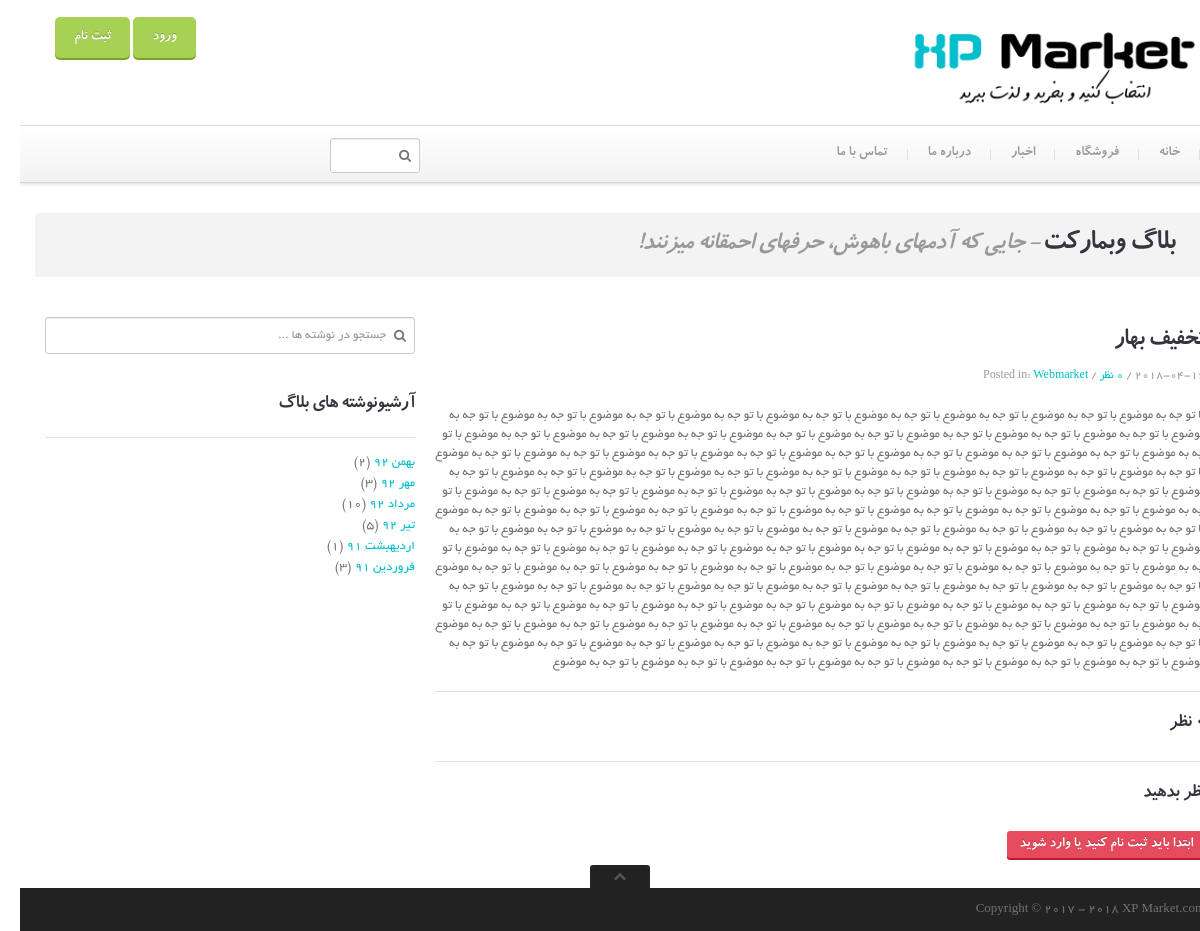
Screenshot of /blog-single.php?newsid=4 with the database file from the repository.
### tables this page shows
CREATE TABLE IF NOT EXISTS `news` (
  `id` int(11) NOT NULL AUTO_INCREMENT,
  `subject` varchar(200) NOT NULL,
  `content` text NOT NULL,
  `date` date NOT NULL,
  `time` time DEFAULT NULL,
  PRIMARY KEY (`id`)
);

### blog-single.php (the view, shortened to what this page needs)
<!DOCTYPE html>
 <html class="no-js">
  <head>
    <link href="stylesheets/bootstrap.css" rel="stylesheet">
    <link href="stylesheets/responsive.css" rel="stylesheet">
    <link rel="stylesheet" href="js/rs-plugin/css/settings.css" type="text/css"/>
    <link rel="stylesheet" href="js/jquery-ui-1.10.3/css/smoothness/jquery-ui-1.10.3.custom.min.css" type="text/css"/>
    <link rel="stylesheet" href="js/prettyphoto/css/prettyPhoto.css" type="text/css"/>
    <link href="stylesheets/main.css" rel="stylesheet">
      <link rel="stylesheet" type="text/css" href="admin/assets/js/syntaxhighlighter/styles/shCoreDefault.css"/>
  </head>
  <body class="">
    <div class="master-wrapper">
   <?php
   require("inc/header.php");
   ?>
    <div class="container">
        <div class="push-up top-equal blocks-spacer">
            <div class="row">
                <div class="span12">
                    <div class="title-area">
                        <h1 class="inline"><span class="light">بلاگ</span> وبمارکت</h1>
                        <h2 class="inline tagline">- جایی که آدمهای باهوش، حرفهای احمقانه میزنند!</h2>
                    </div>
                </div>
                <section class="span8 single single-post">
                    <?php
                    require("inc/connect.php");
                    $id=$_GET["newsid"];
                    $news="SELECT * FROM `news` WHERE id='$id'";
                    $result=mysqli_query($sql,$news);
                    if(mysqli_num_rows($result)) {
                        $row = mysqli_fetch_assoc($result);
                        $idc=$row["id"];
                        $counter="SELECT count(id) as counter from `comment_news` where news_id='$idc' and comment_news.vaziat=1";
                        $re=mysqli_query($sql,$counter);
                        $r=mysqli_fetch_assoc($re);
                        echo '<article class="post format-video">
                        <div class="post-inner">
                            <div class="post-title">
                            	<h2>' . $row["subject"] . '</h2>
                            	<div class="metadata">
                            	    ' . $row["date"] . ' /
                            	    <a href="#">'.$r["counter"].' نظر </a> /
                            	    Posted in: <a title="View all posts in aciform" href="#">Webmarket</a>
                            	</div>
                            </div>
                            <p>
                               ' . $row["content"] . '
                            </p>
                        </div>
                    </article>';
                    }
                    ?>
                    <hr />
                    <section id="comments" class="comments-container">
                        <?php
                        $counter="SELECT count(id) as counter from comment_news where news_id='$id' and comment_news.vaziat=1";
                        $res=mysqli_query($sql,$counter);
                        $row=mysqli_fetch_assoc($res);
                        echo '<h3 class="push-down-25"><span class="light">'.$row["counter"].'</span> نظر</h3>';
                        ?>
                        <hr />
                        <h3 class="push-down-25"><span class="light">نظر</span> بدهید</h3>
                        <?php
                        if($_SESSION["user"]==true) {
                            echo '<form id="commentform" name="commentform" method="POST" action="inc/send_commentn.php?userid='.$_SESSION["user_id"].'&newsid='.$id.'" class="form form-inline form-comments" onsubmit="return validateForm();">
                                    <p class="push-down-20">
                                        <textarea class="input-block-level" tabindex="4" rows="7" cols="70" id="comment" name="comment" placeholder="نظرتان را در اینجا بنویسید ..." required></textarea>
                                    </p>
                                    <p>
                                      <label class="col-sm-2 col-sm-2 control-label">کد امنیتی:</label><br/>';
                                          $sa_captchaDIR="admin/assets/sc/sa-captcha";
                                          require("admin/assets/sc/sa-captcha/captcha.php");
                                       echo'<br/>
                                            <input id="captcha1" name="captcha1" onblur="CheckEmpty();" style="margin-top:10px;width:169px" class="form-control round-form" type="text" placeholder="کد امنیتی"">
                                     </p>
                                    <p>
                                        <button class="btn btn-primary bold" type="submit" tabindex="5" id="submit" name="submit">ارسال نظر</button>
                                    </p>
                                </form>';
                        }else{
                            echo' <button class="btn btn-primary bold" tabindex="5">ابتدا باید ثبت نام کنید یا وارد شوید</button>';
                        }
                        ?>
                    </section>
                </section>
                <aside class="span4 right-sidebar">
                    <div class="sidebar-item widget_search">
                        <form class="form" action="blog-search.php" id="searchform" method="get" role="search">
                            <input type="text" id="appendedInputButton" class="input-block-level" name="search" placeholder="جستجو در نوشته ها ...">
                            <button type="submit">
                                <i class="icon-search"></i>
                            </button>
                        </form>
                    </div>
                    <div class="sidebar-item widget_archive">
                        <div class="underlined">
                            <h3><span class="light">آرشیو</span>نوشته های بلاگ</h3>
                        </div>
                        <ul>
                            <li><a title="February 2013" href="http://localhost/themeforest/wp-theme/2013/02/">بهمن 92</a>&nbsp;(2)</li>
                            <li><a title="September 2008" href="http://localhost/themeforest/wp-theme/2008/09/">مهر 92</a>&nbsp;(3)</li>
                            <li><a title="June 2008" href="http://localhost/themeforest/wp-theme/2008/06/">مرداد 92</a>&nbsp;(10)</li>
                            <li><a title="May 2008" href="http://localhost/themeforest/wp-theme/2008/05/">تیر 92</a>&nbsp;(5)</li>
                            <li><a title="April 2008" href="http://localhost/themeforest/wp-theme/2008/04/">اردیهبشت 91</a>&nbsp;(1)</li>
                            <li><a title="March 2008" href="http://localhost/themeforest/wp-theme/2008/03/">فروردین 91</a>&nbsp;(3)</li>
                        </ul>
                    </div>
                </aside>
            </div>
        </div>
    </div>
    <?php
    require("inc/footer.php");
    ?>
    </div>
  </body>
</html>

### stylesheets/responsive.css (style rules this page uses)
.input-block-level { display: block; width: 100%; min-height: 37px; -webkit-box-sizing: border-box; -moz-box-sizing: border-box; box-sizing: border-box; }
@media (min-width: 1200px) { .row { *zoom: 1; margin-left: -30px; } }
@media (min-width: 1200px) { .row:before, .row:after { display: table; content: ""; line-height: 0; } }
@media (min-width: 1200px) { .row:after { clear: both; } }
@media (min-width: 1200px) { [class*="span"] { float: right; min-height: 1px; margin-left: 20px; } }
@media (min-width: 1200px) { .container, .navbar-static-top .container, .navbar-fixed-top .container, .navbar-fixed-bottom .container { width: 1170px; } }
@media (min-width: 1200px) { .span12 { width: 1170px; } }
@media (min-width: 1200px) { .span8 { width: 770px; } }
@media (min-width: 1200px) { .span4 { width: 370px; } }
@media (min-width: 1200px) { input, textarea, .uneditable-input { margin-left: 0; } }

### rows the page displays
news: subject "تخفیف بهار", date "2018-04-16", content "با تو جه به موضوع با تو جه به موضوع با تو جه به موضوع با تو جه به موضوع با تو جه به موضوع با تو جه به موضوع با تو جه به موضوع با تو جه به موضوع با تو جه به موضوع با تو جه به موضوع با تو جه به موضوع با تو جه به موضوع با تو جه به موضوع با تو جه به موضوع با تو جه به موضوع با تو جه به موضوع با تو جه به موضوع با تو جه به موضوع با تو جه به موضوع با تو جه به موضوع با تو جه به موضوع با تو جه به موضوع با تو جه به موضوع با تو جه به موضوع با تو جه به موضوع با تو جه به موضوع با تو جه به موضوع با تو جه به موضوع با تو جه به موضوع با تو جه به موضوع با تو جه به موضوع با تو جه به موضوع با تو جه به موضوع با تو جه به موضوع با تو جه به موضوع با تو جه به موضوع با تو جه به موضوع با تو جه به موضوع با تو جه به…"

### other values shown
$r["counter"] "0"
$row["counter"] "0"
